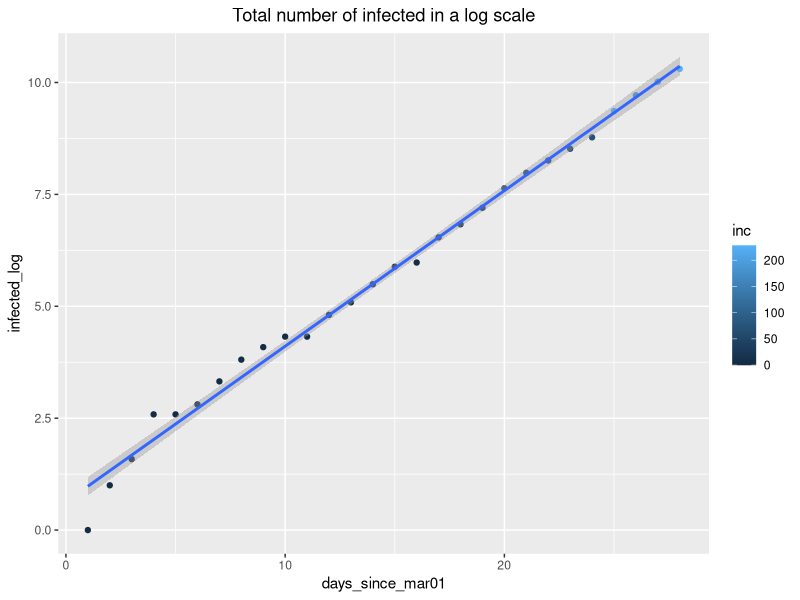
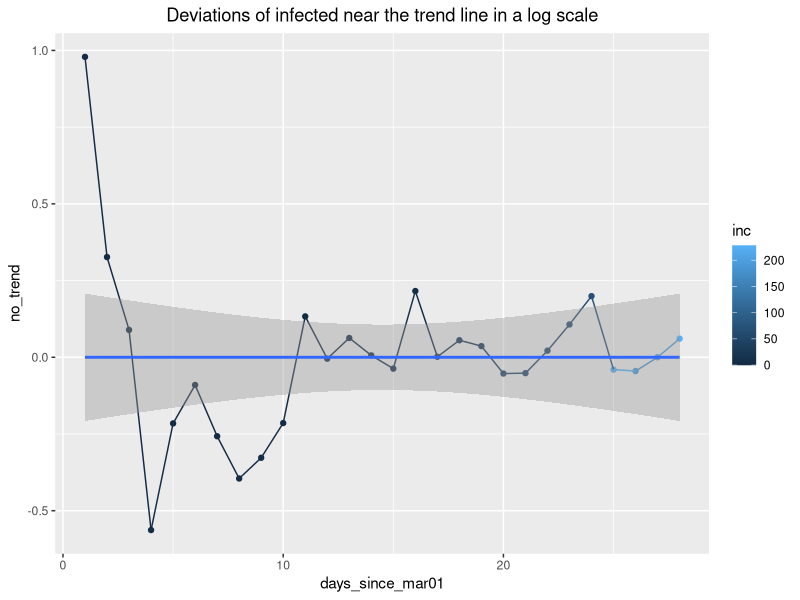

Here is the R script that generated these plots, in order:
#
# From Russia with COVID-19
# https://gist.github.com/timothy-makarov/c5a8d382aaa646fea47d4e0beb354e91
#

library(ggplot2)

rm(list = ls())

df <- data.frame(
  infected = c(
    1,
    2,
    3,
    6,
    6,
    7,
    10,
    14,
    17,
    20,
    20,
    28,
    34,
    45,
    59,
    63,
    93,
    114,
    147,
    199,
    253,
    306,
    367,
    438,   # https://t.me/map_mind/3435
    658,   # https://t.me/COVID2019_official/100
    840,   # https://t.me/c/1433624845/1550
    1036,  # https://t.me/COVID2019_official/113
    1264   # https://t.me/COVID2019_official/121
  )
)

df$days_since_mar01 <- seq(1, length(df$infected))
df$inc <- c(0, diff(df$infected))
df$infected_log <- log2(df$infected)

ggplot(df, aes(days_since_mar01, infected_log, colour = inc)) +
  geom_point() +
  geom_smooth(method = lm, formula = y ~ x) +
  ggtitle('Total number of infected in a log scale') +
  theme(plot.title = element_text(hjust = 0.5))

lm1 <- lm(formula = infected_log ~ days_since_mar01, data = df)
k <- lm1$coefficients[[2]]
b <- lm1$coefficients[[1]]
paste0('2^(', k, '*t + ', b, ')')

df$no_trend <- df$days_since_mar01 * k + b - df$infected_log
t.test(df$no_trend)

ggplot(df, aes(days_since_mar01, no_trend, colour = inc)) +
  geom_point() +
  geom_line() +
  geom_smooth(method = lm, formula = y ~ x) +
  ggtitle('Deviations of infected near the trend line in a log scale') +
  theme(plot.title = element_text(hjust = 0.5))

frcst_date <- as.Date('2020-03-29')
dsm01 <- as.numeric(frcst_date - as.Date('2020-03-01')) + 1
frcst_infected <- floor(2 ^ (k * dsm01 + b))
frcst_infected

pop <- 1E+4
pop_log <- log2(pop)
pop_dsm01 <- (pop_log - b) / k
pop_dsm01_cal <- as.Date('2020-03-01') + pop_dsm01
pop_dsm01_cal
